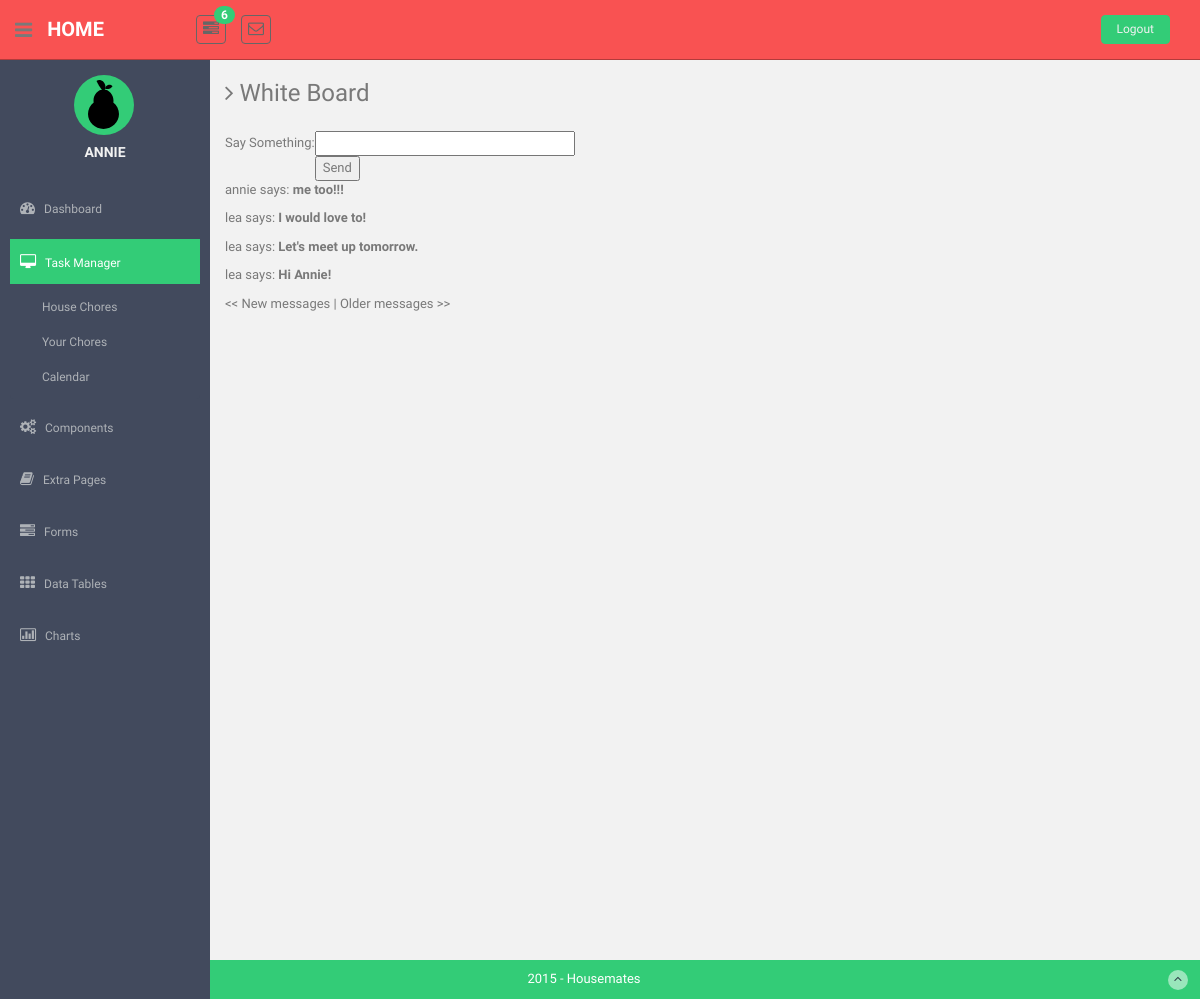
Screenshot of /home (signed in) with the database file from the repository.
### app/models.py (models this page shows, shortened)
class House(db.Model):
    __tablename__ = 'house'
    id = db.Column(db.Integer, primary_key=True)
    housename = db.Column(db.String(64), index=True, unique=True)
    password_hash = db.Column(db.String(128))
    users = db.relationship('User', backref='home', lazy='dynamic')
    chores = db.relationship('Chore', backref='home', lazy='dynamic')
    events = db.relationship('Event', backref='home', lazy='dynamic')
    messages = db.relationship('Message', backref='home', lazy='dynamic')
    def sorted_messages(self):
        return self.messages.order_by(Message.timestamp.desc())

class User(db.Model):
    __tablename__ = 'user'
    id = db.Column(db.Integer, primary_key=True)
    username  = db.Column(db.String(64), index=True, unique=True)
    password_hash = db.Column(db.String(128))
    token = db.Column(db.String(128))
    email = db.Column(db.String(120), index=True, unique=True)
    phone_number = db.Column(db.String(10))
    house_id = db.Column(db.Integer, db.ForeignKey('house.id'))
    chores = db.relationship('Chore', backref='author', lazy='dynamic')
    messages = db.relationship('Message', backref='Message.sender_id', primaryjoin='User.id==Message.receiver_id', lazy='dynamic')
    def get_housename(self):
        return str(self.home.housename)
    def chore_count(self):
        return len(self.chores.all())
    def house_messages(self):
        return self.home.sorted_messages()
    def sorted_chores(self):
        return self.chores.order_by(Chore.timestamp.desc())
    def unread_messages(self):
        unread = 0
        for m in self.messages:
            if not m.read:
                unread += 1
        return unread

class Message(db.Model):
    __tablename__ = 'message'
    id = db.Column(db.Integer, primary_key=True)
    message = db.Column(db.String(500), index=True)
    timestamp = db.Column(db.DateTime)
    read = db.Column(db.Boolean, default=False)
    house_id = db.Column(db.Integer, db.ForeignKey('house.id'))
    sender_id = db.Column(db.Integer, db.ForeignKey('user.id'))
    receiver_id = db.Column(db.Integer, db.ForeignKey('user.id'))
    sender = db.relationship('User', foreign_keys='Message.sender_id')
    receiver = db.relationship('User', foreign_keys='Message.receiver_id')

### app/views.py (the view)
@app.route('/home', methods=['GET', 'POST'])
@app.route('/home/<int:page>', methods=['GET', 'POST'])
@login_required
def home(page=1, chore_page=1):
    user = g.user
    form = MessageForm()
    if form.validate_on_submit():
        message = Message(message=form.message.data, timestamp=datetime.datetime.utcnow(), sender=user, home=user.home, receiver=None)
        db.session.add(message)
        db.session.commit()
        flash('Your message is sent!')
        return redirect(url_for('home'))
    house_messages = user.house_messages().paginate(page, MESSAGES_PER_PAGE, False)
    messages = user.messages.paginate(page, MESSAGES_PER_PAGE, False)
    chores = user.sorted_chores().paginate(chore_page, CHORES_PER_PAGE, False)
    return render_template('home.html',
                            title='Home',
                            user=user,
                            form=form,
                            house_messages=house_messages,
                            messages=messages,
                            chores=chores)

### app/forms.py
class MessageForm(Form):
    message = StringField('message', validators=[DataRequired()])

### app/views.py (called while the page is built)
@lm.user_loader
def load_user(id):
    return User.query.get(int(id))

@app.before_request
def before_request():
    g.user = current_user

### app/templates/home.html (shortened to what this page needs)
{% extends "base.html" %}
        {% block content %}
            <h3><i class="fa fa-angle-right"></i> White Board</h3>
          	<div class="row mt">
          		<div class="col-lg-12">
              <form action="" method="post" name="message">
                <table>
                  <tr>
                    <td>Say Something:</td>
                    <td> {{ form.message(size=30, maxlength=140) }}</td>
                  </tr>
                  <tr>
                    <td></td>
                    <td><input type="submit" value="Send"></td>
                </tr>
              </table>
            </form>
            {% for message in house_messages.items %}
            <p>
                {{ message.sender.username }} says: <b>{{ message.message }}</b>
            </p>
            {% endfor %}
            {% if messages.has_prev %}<a href="{{ url_for('home', page=messages.prev_num) }}"><< Newer messages</a>{%
            else %}<< New messages{% endif %} |
            {% if messages.has_next %}<a href="{{ url_for('home', page=messages.next_num) }}">Older messages >></a>{%
            else %}Older messages >>{% endif %}
          		</div>
          	</div>
    {% endblock %}

### app/templates/base.html (shortened to what this page needs)
<!DOCTYPE html>
<html lang="en">
  <head>
    <link href="{{ url_for('static', filename='assets/css/bootstrap.css') }}" rel="stylesheet">
    <link href="{{ url_for('static', filename='assets/font-awesome/css/font-awesome.css') }}" rel="stylesheet" />
    <link href="{{ url_for('static', filename='assets/css/style.css') }}" rel="stylesheet">
    <link href="{{ url_for('static', filename='assets/css/style-responsive.css') }}" rel="stylesheet">
    <link href="{{ url_for('static', filename='css/home_style.css') }}" rel="stylesheet">
    <link rel="stylesheet" href="{{ url_for('static', filename='assets/css/to-do.css') }}">
  </head>
  <body>
  <section id="container" >
      <header class="header black-bg">
              <div class="sidebar-toggle-box">
                  <div class="fa fa-bars tooltips" data-placement="right" data-original-title="Toggle Navigation"></div>
              </div>
            <a href="{{ url_for('index') }}" class="logo"><b>{{ user.get_housename() }}</b></a>
            <div class="nav notify-row" id="top_menu">
                <ul class="nav top-menu">
                    <li class="dropdown">
                        <a data-toggle="dropdown" class="dropdown-toggle" href="#">
                            <i class="fa fa-tasks"></i>
                            {% if user.chore_count() > 0 %}
                            <span class="badge bg-theme">
                              {{ user.chore_count() }}
                            </span>
                            {% endif %}
                        </a>
                    </li>
                    <li id="header_inbox_bar" class="dropdown">
                        <a data-toggle="dropdown" class="dropdown-toggle" href="#">
                            <i class="fa fa-envelope-o" id="badge"></i>
                        </a>
                    </li>
                </ul>
            </div>
            <div class="top-menu">
            	<ul class="nav pull-right top-menu">
                <li><a class="logout" href="{{ url_for('logout') }}">Logout</a></li>
            	</ul>
            </div>
        </header>
      <aside>
          <div id="sidebar"  class="nav-collapse ">
              <ul class="sidebar-menu" id="nav-accordion">
                <p class="centered"><a class='user'href="{{ url_for('user', username=g.user.username) }}"><img src="{{ url_for('static', filename='images/pear.svg') }}" alt="profile"></a></p>
              	  <h5 class="centered">{{ user.username.upper() }}</h5>
                  <li class="mt">
                  <a href="{{ url_for('index') }}">
                          <i class="fa fa-dashboard"></i>
                          <span>Dashboard</span>
                      </a>
                  </li>
                  <li class="sub-menu">
                      <a class="active" href="javascript:;" >
                          <i class="fa fa-desktop"></i>
                          <span>Task Manager</span>
                      </a>
                      <ul class="sub">
                        <li><a href="{{ url_for('chores') }}">House Chores</a></li>
                        <li><a  href="{{ url_for('personal_chores') }}">Your Chores</a></li>
                        <li><a  href="{{ url_for('calendar') }}">Calendar</a></li>
                      </ul>
                  </li>
                  <li class="sub-menu">
                      <a href="javascript:;" >
                          <i class="fa fa-cogs"></i>
                          <span>Components</span>
                      </a>
                  </li>
                  <li class="sub-menu">
                      <a href="javascript:;" >
                          <i class="fa fa-book"></i>
                          <span>Extra Pages</span>
                      </a>
                  </li>
                  <li class="sub-menu">
                      <a href="javascript:;" >
                          <i class="fa fa-tasks"></i>
                          <span>Forms</span>
                      </a>
                  </li>
                  <li class="sub-menu">
                      <a href="javascript:;" >
                          <i class="fa fa-th"></i>
                          <span>Data Tables</span>
                      </a>
                  </li>
                  <li class="sub-menu">
                      <a href="javascript:;" >
                          <i class=" fa fa-bar-chart-o"></i>
                          <span>Charts</span>
                      </a>
                  </li>
              </ul>
          </div>
      </aside>
      <section id="main-content">
          <section class="wrapper site-min-height">
            {% block content %}
            {% endblock %}
      </section><! --/wrapper -->
      </section>
      <footer class="site-footer">
          <div class="text-center">
              2015 - Housemates
              <a href="#" class="go-top">
                  <i class="fa fa-angle-up"></i>
              </a>
          </div>
      </footer>
  </section>
  </body>
</html>

### app/static/assets/css/style.css (style rules this page uses)
body { color: #797979; background: #f2f2f2; font-family: 'Ruda', sans-serif; padding: 0px !important; margin: 0px !important; font-size:13px; }
ul li { list-style: none; }
a, a:hover, a:focus { text-decoration: none; outline: none; }
#container { width: 100%; height: 100%; }
.bg-theme { background-color: #33cc77; }
.centered { text-align: center; }
.mt { margin-top: 25px; }
ul.top-menu > li > .logout { color: #f2f2f2; font-size: 12px; border-radius: 4px; -webkit-border-radius: 4px; border: 1px solid #33cc77 !important; padding: 5px 15px; margin-right: 15px; background: #33cc77; margin-top: 15px; }
#sidebar { width: 210px; height: 100%; position: fixed; background: #424a5d; }
#sidebar h5 { color: #f2f2f2; font-weight: 700; }
#sidebar ul li { position: relative; }
#sidebar .sub-menu > .sub li { padding-left: 32px; }
#sidebar .sub-menu > .sub li:last-child { padding-bottom: 10px; }
ul.sidebar-menu , ul.sidebar-menu li ul.sub { margin: -2px 0 0; padding: 0; }
ul.sidebar-menu { margin-top: 75px; }
#sidebar > ul > li > ul.sub { display: none; }
#sidebar > ul > li.active > ul.sub, #sidebar > ul > li > ul.sub > li > a { display: block; }
ul.sidebar-menu li ul.sub li { background: #424a5d; margin-bottom: 0; margin-left: 0; margin-right: 0; }
ul.sidebar-menu li ul.sub li:last-child { border-radius: 0 0 4px 4px; -webkit-border-radius: 0 0 4px 4px; }
ul.sidebar-menu li ul.sub li a { font-size: 12px; padding: 6px 0; line-height: 35px; height: 35px; -webkit-transition: all 0.3s ease; -moz-transition: all 0.3s ease; -o-transition: all 0.3s ease; -ms-transition: all 0.3s ease; transition: all 0.3s ease; color: #aeb2b7; }
ul.sidebar-menu li { margin-bottom: 5px; margin-left:10px; margin-right:10px; }
ul.sidebar-menu li.sub-menu { line-height: 15px; }
ul.sidebar-menu li a span { display: inline-block; }
ul.sidebar-menu li a { color: #aeb2b7; text-decoration: none; display: block; padding: 15px 0 15px 10px; font-size: 12px; outline: none; -webkit-transition: all 0.3s ease; -moz-transition: all 0.3s ease; -o-transition: all 0.3s ease; -ms-transition: all 0.3s ease; transition: all 0.3s ease; }
ul.sidebar-menu li a.active, ul.sidebar-menu li a:hover, ul.sidebar-menu li a:focus { background: #33cc77; color: #fff; display: block; -webkit-transition: all 0.3s ease; -moz-transition: all 0.3s ease; -o-transition: all 0.3s ease; -ms-transition: all 0.3s ease; transition: all 0.3s ease; }
ul.sidebar-menu li a i { font-size: 15px; padding-right: 6px; }
ul.sidebar-menu li a.active i { color: #fff; }
#main-content { margin-left: 210px; }
.header, .footer { min-height: 60px; padding: 0 15px; }
.header { position: fixed; left: 0; right: 0; z-index: 1002; }
.black-bg { background: #f95252; border-bottom: 1px solid #B23B3B; }
.wrapper { display: inline-block; margin-top: 60px; padding-left: 15px; padding-right: 15px; padding-bottom: 15px; padding-top: 0px; width: 100%; }
a.logo { font-size: 20px; color: #ffffff; float: left; margin-top: 15px; text-transform: uppercase; font-spacing: 1px; }
a.logo b { font-weight: 900; }
#top_menu .nav > li, ul.top-menu > li { float: left; }
.notify-row { float: left; margin-top: 15px; margin-left: 92px; }
ul.top-menu > li > a { color: #666666; font-size: 16px; border-radius: 4px; -webkit-border-radius: 4px; border:1px solid #666666 !important; padding: 2px 6px; margin-right: 15px; }
.notify-row .badge { position: absolute; right: -10px; top: -10px; z-index: 100; }
.sidebar-toggle-box { float: left; padding-right: 15px; margin-top: 20px; }
.sidebar-toggle-box .fa-bars { cursor: pointer; display: inline-block; font-size: 20px; }
.site-footer { background: #33cc77; color: #fff; padding: 10px 0; }
.go-top { margin-right: 1%; float: right; background: rgba(255,255,255,.5); width: 20px; height: 20px; border-radius: 50%; -webkit-border-radius: 50%; }
.go-top i { color: #2A3542; }
.site-min-height { min-height: 900px; }

### app/static/css/home_style.css (style rules this page uses)
a.user { width: 60px; height: 60px; background-color: #33cc77; background-size: cover; display: block; border-radius: 60px; -webkit-border-radius: 60px; -moz-border-radius: 60px; -webkit-transition: background-color 2s, opacity 2s; margin-left: 35%; padding-top: 5px; }

### rows the page displays
House: get_housename "HOME"
User: username "ANNIE"
Message: sender.username "annie", message "me too!!!"
Message: sender.username "lea", message "I would love to!"
Message: sender.username "lea", message "Let's meet up tomorrow."
Message: sender.username "lea", message "Hi Annie!"

### other values shown
{{ user.chore_count() }} "6"
